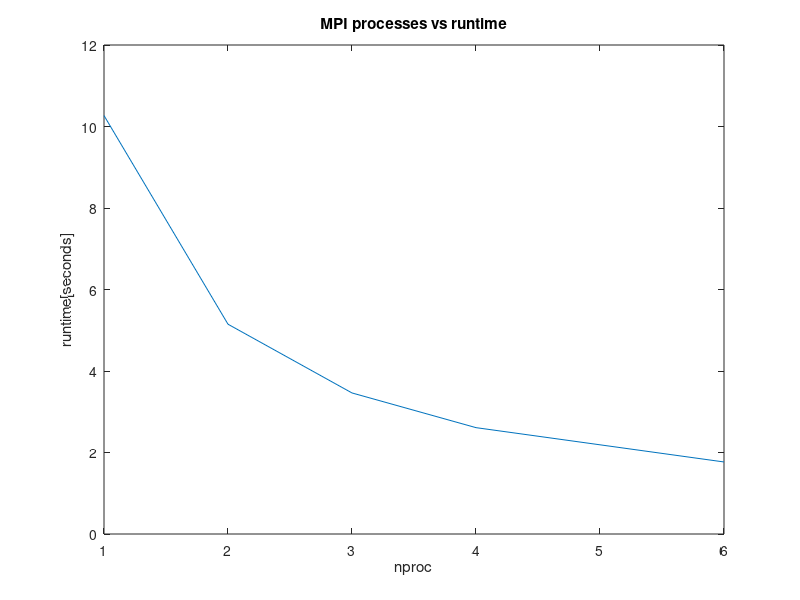

Source code (MATLAB):
nproc = [1,2,3,4,6];
runtime = [10.268501,5.148137,3.461355,2.609999,1.767766];

plot(nproc, runtime);
title ("MPI processes vs runtime");
xlabel ("nproc");
ylabel ("runtime[seconds]");
